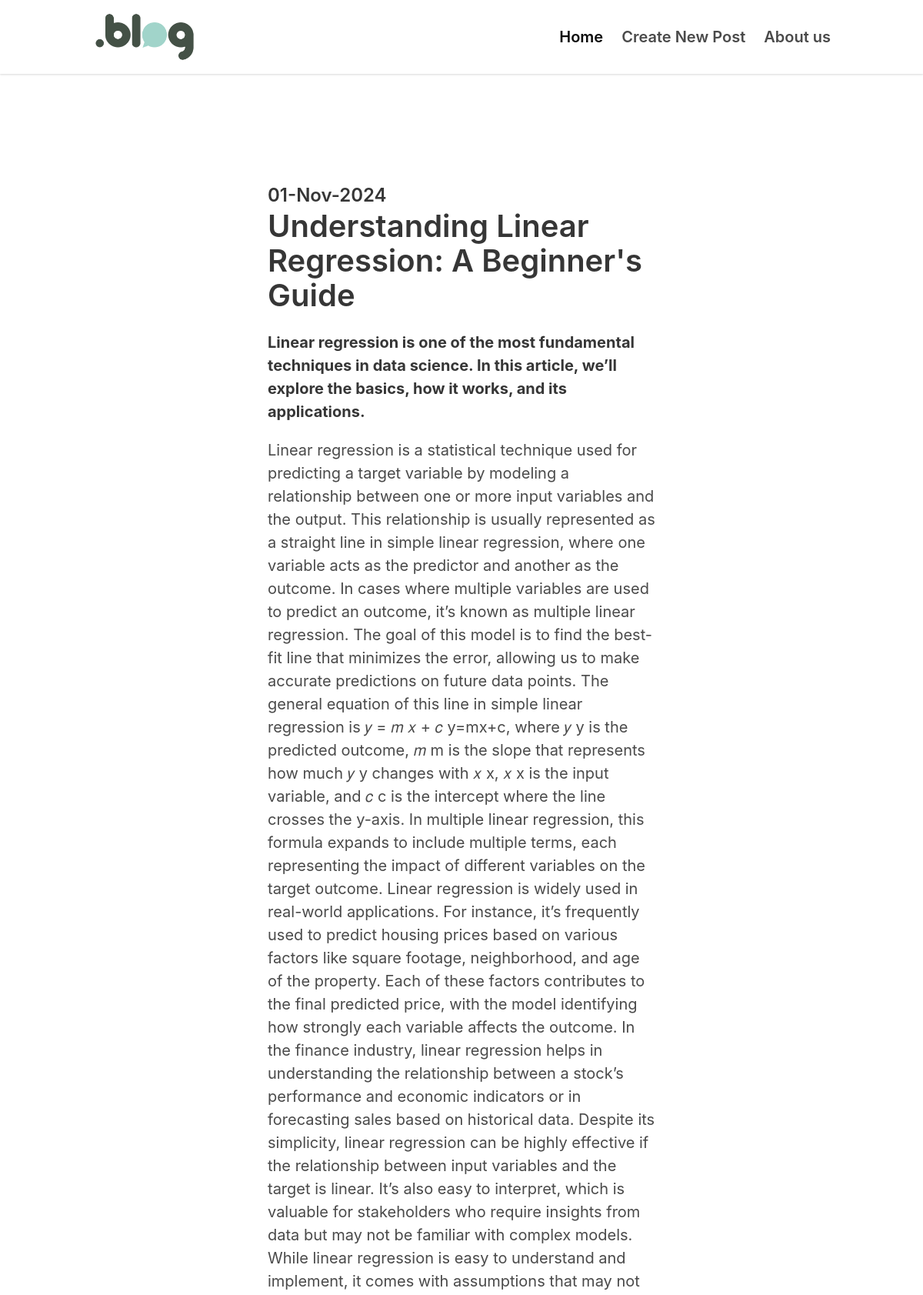
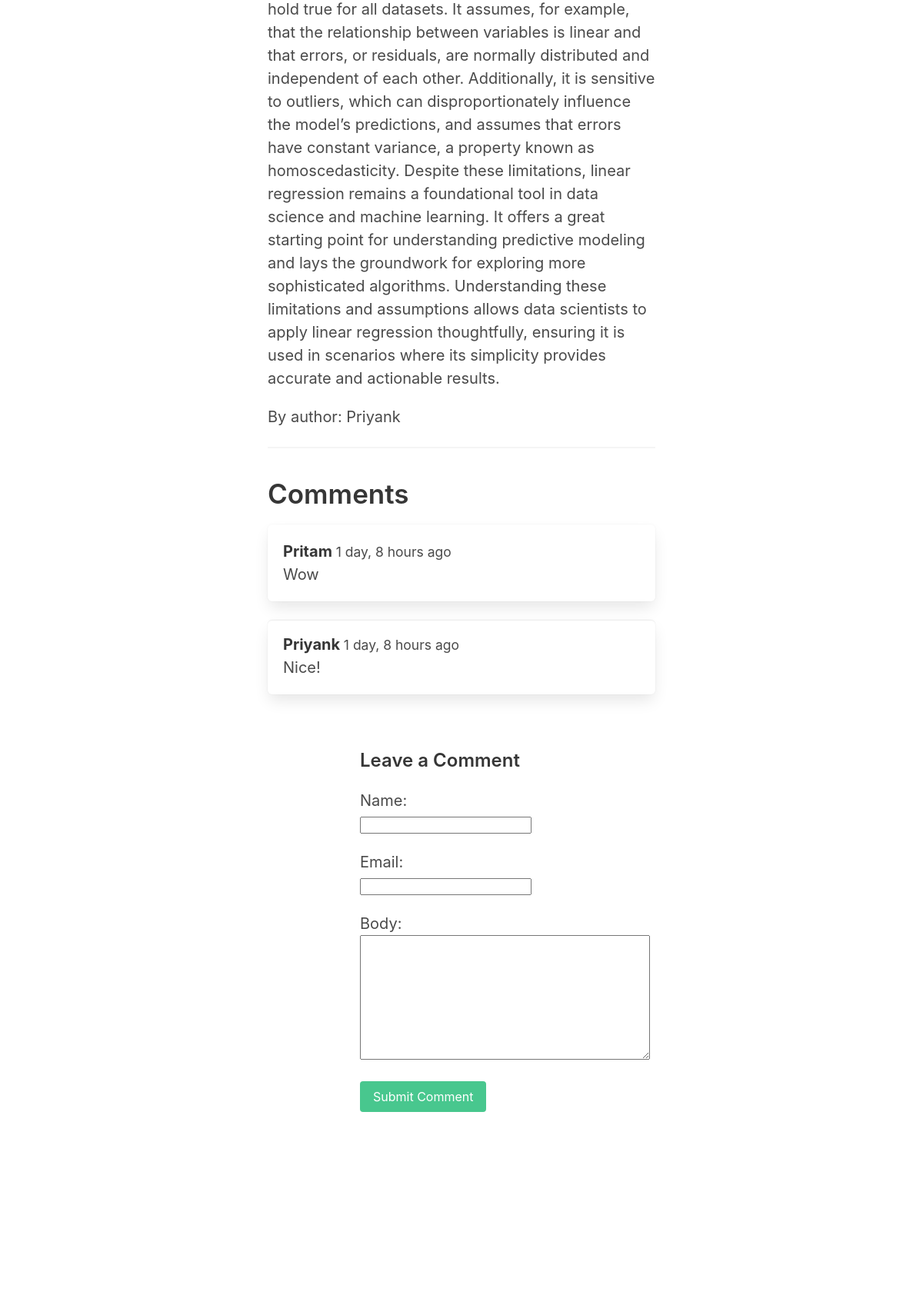
Screenshot of /understanding-linear-regression/ (upper part) with the database file from the repository (2 pictures, top to bottom).
### blogs/models.py (models this page shows, shortened)
class Post(models.Model):
    title = models.CharField(max_length=255)
    slug = models.SlugField(unique=True)
    intro = models.TextField()
    body = models.TextField()
    created_at = models.DateTimeField(auto_now_add=True)
    author_name = models.CharField(max_length=100, blank=True)
    author_email = models.EmailField(blank=True)
    class Meta:
        ordering = ('-created_at',)

class Comment(models.Model):
    post = models.ForeignKey(Post,related_name='comments',on_delete=models.CASCADE)
    name = models.CharField(max_length=255)
    email = models.EmailField()
    body = models.TextField( )
    created_at = models.DateTimeField(auto_now_add=True)

### blogs/views.py (the view)
# urls.py: path('<slug:slug>/',views.detail,name='post_detail'),
def detail(request,slug):
    post = get_object_or_404(Post,slug=slug)
    if request.method == 'POST':
        form = CommentForm(request.POST)
        if form.is_valid():
            comment = form.save(commit=False)
            comment.post = post
            comment.save()
            return redirect('post_detail',slug=slug)
    else:
        form = CommentForm()
    form = CommentForm()
    return render(request,'blogs/detail.html',{'post':post,'form':form})

### blogs/forms.py
class CommentForm(forms.ModelForm):
    class Meta:
        model = Comment
        fields = ('name','email','body')

### blogs/templates/blogs/detail.html (shortened to what this page needs)
{% extends 'core/base.html' %}
{% block content %}
<section class="hero ">
    <div class="hero-body">
    <div class="container">
        <section class="section">
            <div class="columns">
                <div class="column is-8 is-offset-2">
                    <div class="content is-medium">
                            <h2 class="subtitle is-4">{{ post.created_at|date:'d-M-Y' }}</h2>
                            <h1 class="title">{{ post.title }}</h1>
                            <p><strong>{{post.intro}}</strong></p>
                            <p>{{post.body}}</p>
                            <p>By author: {{post.author_name}}</p>
                            <hr>
                            <h2 class"subtitle is-4">Comments</h2>
                            {% for comment in post.comments.all %}
                                <article class="media box">
                                    <div class="media-content">
                                        <strong>{{comment.name}} </strong><small>{{comment.created_at|timesince}} ago</small><br>
                                        {{comment.body}}
                                    </div>
                                </article>
                            {% endfor %}
                            <section class="section">
                                <div class="columns">
                                    <div class="column is-8 is-offset-2">
                                        <h2 class="subtitle is-4">Leave a Comment</h2>
                                        <form method="post" class="mb-6">
                                            {{form.as_p}}
                                            <div class="field">
                                                <div class="control">
                                                    <button class="button is-success">Submit Comment</button>
                                                </div>
                                            </div>
                                        </form>
                                    </div>
                                </div>
                            </section>
                    </div>
                </div>
            </div>
        </section>
    </div>
    </div>
</section>
{% endblock %}

### rows the page displays
Post: created_at "01-Nov-2024", title "Understanding Linear Regression: A Beginner's Guide", intro "Linear regression is one of the most fundamental techniques in data science. In this article, we’ll explore the basics, how it works, and its applications.", body "Linear regression is a statistical technique used for predicting a target variable by modeling a relationship between one or more input variables and the output. This relationship is usually represented as a straight line in simple linear regression, where one variable acts as the predictor and another as the outcome. In cases where multiple variables are used to predict an outcome, it’s known as multiple linear regression. The goal of this model is to find the best-fit line that minimizes the error, allowing us to make accurate predictions on future data points. The general equation of this line in simple linear regression is 𝑦 = 𝑚 𝑥 + 𝑐 y=mx+c, where 𝑦 y is the predicted outcome, 𝑚 m is…", author_name "Priyank"
Comment: name "Pritam", created_at "1 day, 8 hours", body "Wow"
Comment: name "Priyank", created_at "1 day, 8 hours", body "Nice!"
